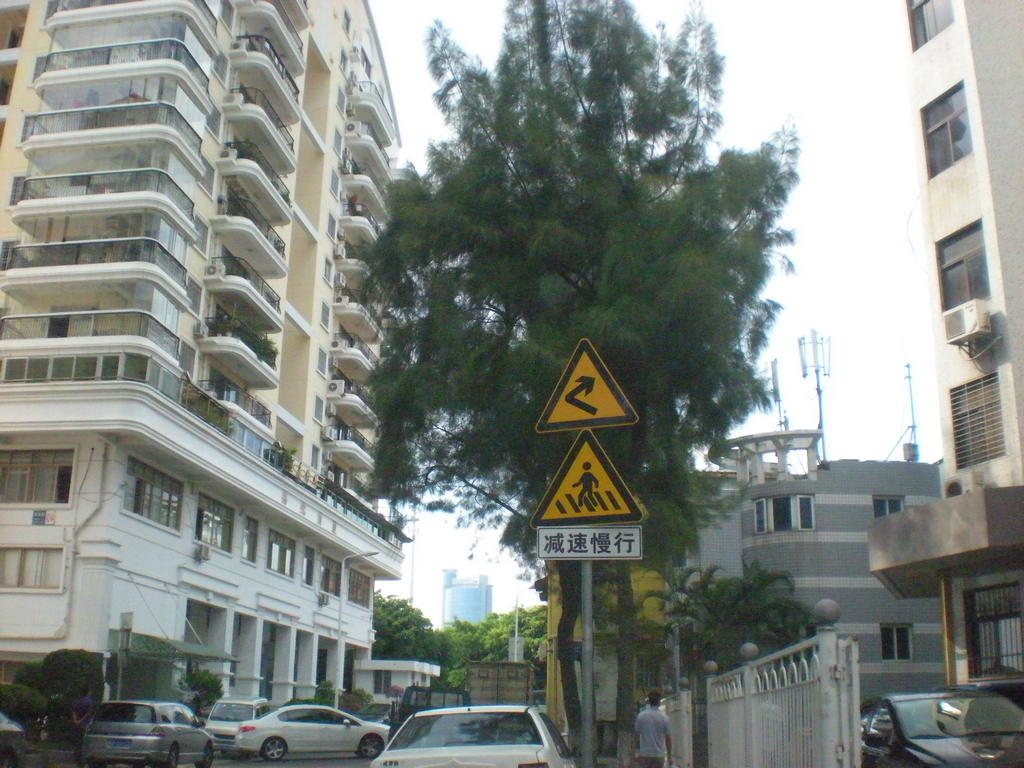
#> input picture Day02/00002.png, 1024 x 768 px
$ python ex02_conv_feature.py
#> lines starting #> are read from the running program, lines starting #| are printed output that depends on the picture
import numpy as np
import cv2

in_img = cv2.imread("00002.png")
#> in_img is the input picture: shape (768, 1024, 3); mean B, G, R 130.9, 136.7, 130.5

# sobel一阶导数运算（任意阶导数）
# out_img = cv2.Sobel(in_img, -1, 1, 1, ksize=3, scale=1.0, delta=128)

# laplace二阶导数运算
# out_img = cv2.Laplacian(in_img, -1, ksize=3, delta=0.0)


# 高斯模糊运算
out_img = cv2.GaussianBlur(in_img, ksize=(21, 21), sigmaX=90)
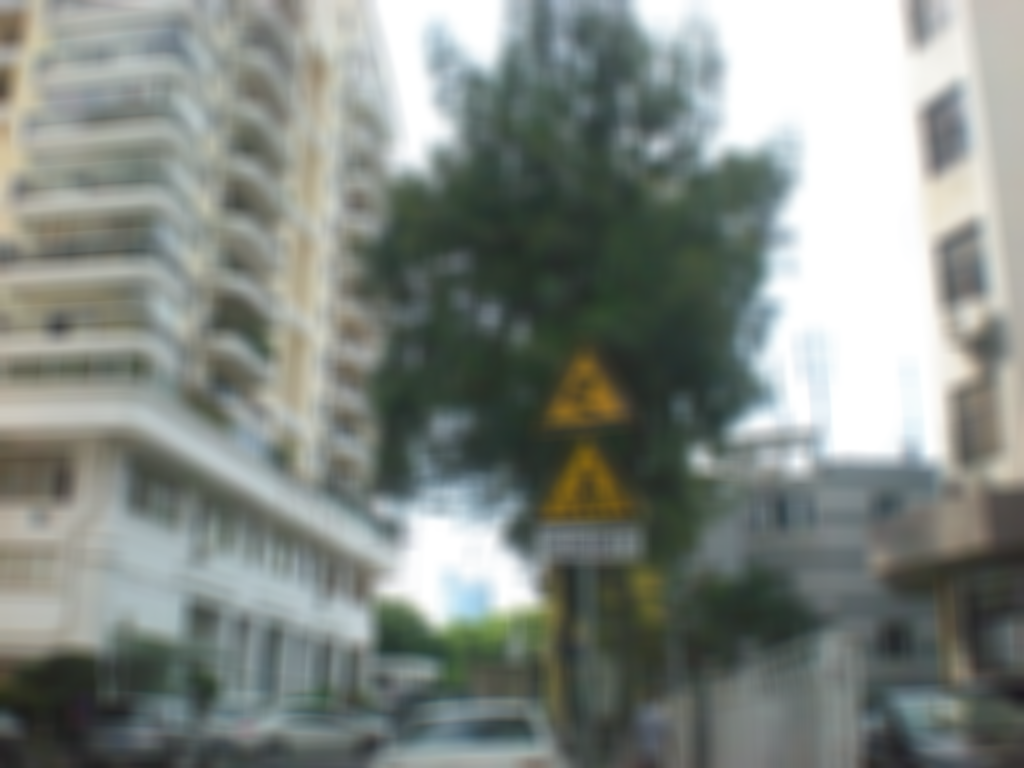
#> out_img: shape (768, 1024, 3); mean B, G, R 130.9, 136.7, 130.5
# 卷积运算
# kernel_x = np.array([
#     [1, 0, -1],
#     [1, 0, -1],
#     [1, 0, -1]
# ])
# kernel_y = np.array([
#     [ 1,  1,  1],
#     [ 0,  0,  0],
#     [-1, -1, -1]
# ])
# out_img_x = cv2.filter2D(in_img, -1, kernel_x, delta=0.0)
# out_img_y = cv2.filter2D(in_img, -1, kernel_y, delta=0.0)

# out_img = np.sqrt(out_img_x ** 2 + out_img_y ** 2)

cv2.imwrite("gauss.png", out_img)
